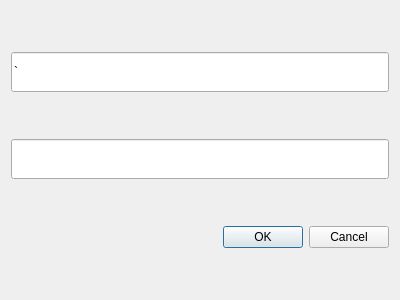
<?xml version="1.0" encoding="UTF-8"?>
<ui version="4.0">
 <class>var_dialog</class>
 <widget class="QDialog" name="var_dialog">
  <property name="geometry">
   <rect>
    <x>0</x>
    <y>0</y>
    <width>400</width>
    <height>300</height>
   </rect>
  </property>
  <property name="windowTitle">
   <string>Dialog</string>
  </property>
  <layout class="QVBoxLayout" name="verticalLayout_2">
   <item>
    <widget class="QLineEdit" name="var_name">
     <property name="minimumSize">
      <size>
       <width>0</width>
       <height>40</height>
      </size>
     </property>
     <property name="text">
      <string>`</string>
     </property>
    </widget>
   </item>
   <item>
    <widget class="QLineEdit" name="var_value">
     <property name="minimumSize">
      <size>
       <width>0</width>
       <height>40</height>
      </size>
     </property>
    </widget>
   </item>
   <item>
    <widget class="QDialogButtonBox" name="buttonBox">
     <property name="orientation">
      <enum>Qt::Horizontal</enum>
     </property>
     <property name="standardButtons">
      <set>QDialogButtonBox::Cancel|QDialogButtonBox::Ok</set>
     </property>
    </widget>
   </item>
  </layout>
 </widget>
 <resources/>
 <connections>
  <connection>
   <sender>buttonBox</sender>
   <signal>accepted()</signal>
   <receiver>var_dialog</receiver>
   <slot>accept()</slot>
   <hints>
    <hint type="sourcelabel">
     <x>248</x>
     <y>254</y>
    </hint>
    <hint type="destinationlabel">
     <x>157</x>
     <y>274</y>
    </hint>
   </hints>
  </connection>
  <connection>
   <sender>buttonBox</sender>
   <signal>rejected()</signal>
   <receiver>var_dialog</receiver>
   <slot>reject()</slot>
   <hints>
    <hint type="sourcelabel">
     <x>316</x>
     <y>260</y>
    </hint>
    <hint type="destinationlabel">
     <x>286</x>
     <y>274</y>
    </hint>
   </hints>
  </connection>
 </connections>
</ui>
